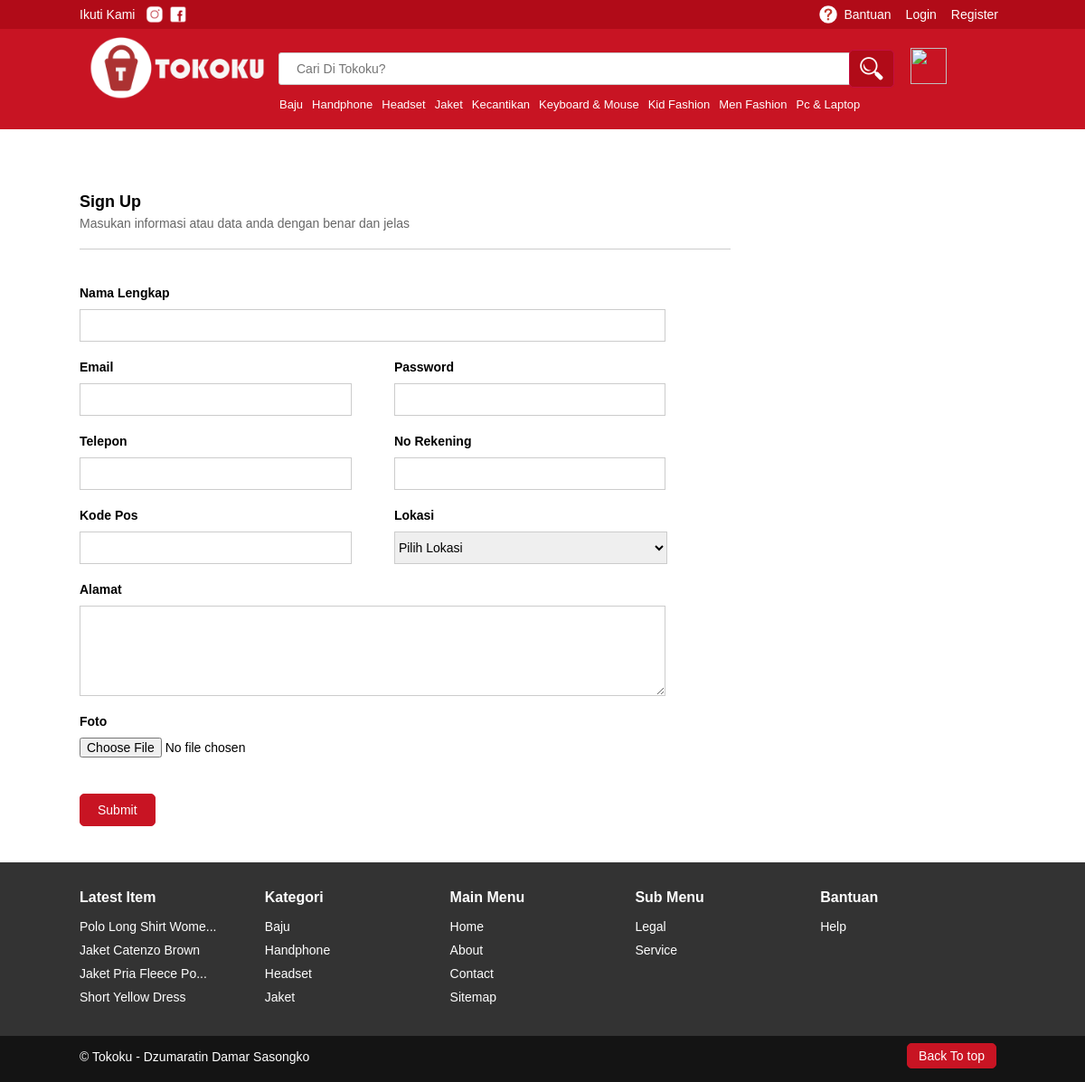
The page /member/sign_up on the database its author committed.
### tables this page shows
CREATE TABLE `kategori` (
  `id_kategori` int(11) NOT NULL,
  `kategori` varchar(250) NOT NULL
);

CREATE TABLE `items` (
  `id_item` int(11) NOT NULL,
  `id_kategori` int(11) NOT NULL,
  `id_lokasi` int(11) NOT NULL,
  `nama_item` varchar(250) NOT NULL,
  `merk` varchar(250) NOT NULL,
  `harga` int(11) NOT NULL,
  `qty` int(11) NOT NULL,
  `diskon` int(11) NOT NULL,
  `deskripsi` varchar(250) NOT NULL,
  `foto` varchar(250) NOT NULL,
  `terjual` int(11) NOT NULL
);

CREATE TABLE `menu` (
  `id_menu` int(11) NOT NULL,
  `judul_menu` varchar(250) NOT NULL,
  `caption` varchar(250) NOT NULL,
  `status` int(11) NOT NULL,
  `konten` text NOT NULL
);

### app/core/Controller.php (called while the page is built, shortened)
<?php
class Controller {
	public function view($view, $data = array()){
		extract($data);
		require_once 'app/views/'.$view.'.php';
	}
}

### app/controllers/member.php (called while the page is built, shortened)
<?php
class Member extends Controller {
	public function sign_up(){
		$data['lokasi'] = $this->db->fetch("SELECT * FROM lokasi ORDER BY lokasi ASC");
		$this->view('sections/head');
		$this->view('pages/sign_up', $data);
		$this->view('sections/footer');
	}
}

### app/core/App.php (called while the page is built, shortened)
<?php
class App {
	public $controller = 'home';
	public $method = 'index';
	public $params = array();
	public function __construct(){
		$url = $this->parseUrl();
		if(file_exists('app/controllers/'.$url[0].'.php')){
			$this->controller = $url[0];
			unset($url[0]);
		} else {
			die('404 PAGE NOT FOUND');
		}
		$this->controller = new $this->controller;
		if(isset($url[1])){
			if(method_exists($this->controller, $url[1])){
				$this->method = $url[1];
			} else {
				$url[2] = $url[1];
				unset($url[1]);
			}
		}
		call_user_func_array(array($this->controller, $this->method), $this->params);
	}
	public function parseUrl(){
		if(isset($_GET['url'])){
			return explode('/', filter_var(rtrim($_GET['url'],'/'), FILTER_SANITIZE_URL));
		} else {
			return array($this->controller, $this->method, 0);
		}
	}
}

### index.php (called while the page is built, shortened)
<?php
$app = new App();

### app/libs/DB.php (called while the page is built, shortened)
<?php
class DB {
	public $pdo;
	public function connect(){
		try {
			$this->pdo = new PDO("mysql:host=".HOST.";dbname=".DBNY, USER, PASS, array(PDO::ATTR_PERSISTENT => TRUE));
			$this->pdo->setAttribute(PDO::ATTR_ERRMODE, PDO::ERRMODE_WARNING);
		}
		catch(PDOException $e){
			die("ERROR : ".$e->getMessage());
		}
	}
	public function fetch($sql, $data = array()){
		$q = $this->pdo->prepare($sql);
		$q->execute($data);
		return $q->fetchAll(PDO::FETCH_ASSOC);
	}
}

### app/views/pages/sign_up.php (the view, shortened to what this page needs)
<div class="container">
 <div class="wrapper pull-left m">
    	<div class="page-title">
        	<h1 style="margin-top: 50px;" > Sign Up</h1>
            <p>Masukan informasi atau data anda dengan benar dan jelas</p>
        </div>
    	<form action="<?= SITE ?>/member/sign_up" method="post" enctype="multipart/form-data" class="form">
        	<label class="block">
            	<b>Nama Lengkap</b>
                <input type="text" name="nama" class="form-control" required="required" maxlength="9"/>
            </label>
        	<label>
            	<b>Email</b>
                <input type="email" name="email" class="form-control" required="required" />
            </label>
        	<label>
            	<b>Password</b>
                <input type="password" name="password" class="form-control" required="required" />
            </label>
        	<label>
            	<b>Telepon</b>
                <input type="number" name="telepon" class="form-control" required="required" />
            </label>
        	<label>
            	<b>No Rekening</b>
                <input type="number" name="no_rekening" class="form-control" required="required" />
            </label>
        	<label>
            	<b>Kode Pos</b>
                <input type="number" name="kode_pos" class="form-control" required="required" />
            </label>
        	<label>
            	<b>Lokasi</b>
                <select name="lokasi" class="form-control">
                	<option value="all">Pilih Lokasi</option>
                </select>
            </label>
        	<label class="block">
            	<b>Alamat</b>
                <textarea name="alamat" class="form-control" required="required" rows="5"></textarea>
            </label>
        	<label class="block">
            	<b>Foto</b>
                <input type="file" name="foto" required="required" />
            </label>
            <label class="block">
	            <button type="submit" name="submit" class="btn btn-large pull-left">Submit</button>
            </label>
        </form>
    </div>
    </div>

### app/views/sections/head.php (shortened to what this page needs)
<html>
<link rel="stylesheet" type="text/css" href="<?= SITE ?>/public/css/style.css">
<body>
<div id="topbar" class="auto dark-red">
	<div class="container">
		<?php
		if(isset($_SESSION[SESS]['admin'])){
		?>
    	<p class="pull-left">Selamat Datang di Admin <b>Tokoku</b></p>
        <?php
		}
		else {
		?>
    	<p class="pull-left" style="color: #fff;margin-right:10px; "> Ikuti Kami </p>
    	<a href="#" >
			<img style="margin-top: 6px;margin-left: 2px;" src="<?= SITE ?>/public/images/ig.png" width="20" />
		</a>
		<a href="#">
			<img style="margin-top: 6px;margin-left: 2px;" src="<?= SITE ?>/public/images/fb.png" width="20" />
		</a>
        <?php
		}
		?>
					<ul class="pull-right">
					<?php
					if(isset($_SESSION[SESS]['member'])){
					?>
					<li><a href="<?= SITE ?>/help" class="pull-left" style="color: #fff">
					<img class="pull-left" style="margin-top: -3px;margin-right: 5px;" src="<?= SITE ?>/public/images/tanya.png" width="20" />
					Bantuan </a> </li>
					<div class="dropdown" style="float: right;">
					<li><a href="#" class="pull-left" style="color: #fff">
					<img class="pull-left" style="margin-top: -3px;margin-right: 5px;" src="<?= SITE ?>/public/images/user_toko.png" width="20" />
					<?= ucwords($_SESSION[SESS]['member']['nama']) ?>
					</a>
					<div class="dropdown-content">
					  	<a href="<?= SITE ?>/member/my_account" >Akun Saya</a>
					  	<a href="<?= SITE ?>/cart/my_cart" >Belanjaan Saya</a>
					  	<a href="<?= SITE ?>/invoice" >Invoice Saya</a>
				    	<a href="<?= SITE ?>/member/logout" >Keluar</a>
				  	</div>   </li>
					</div>
		            <?php
					}
					else {
					?>
					<li><a href="<?= SITE ?>/help" class="pull-left" style="color: #fff">
					<img class="pull-left" style="margin:-2px 7;" src="<?= SITE ?>/public/images/tanya.png" width="20" />
					Bantuan </a> </li>
					<li><a href="<?= SITE ?>/member/login" class="pull-left" style="color: #fff"> Login</a></li>
					<li><a href="<?= SITE ?>/member/sign_up" class="pull-left" style="color: #fff"> Register</a> </li>
					<?php
			}
			?>
			</ul>
	</div>
</div>
<div id="header" class="red auto m">
	<div class="container">
		<?php
		if(isset($_SESSION[SESS]['admin'])){
		?>
    	<a href="<?= SITE ?>/admin" class="pull-left">
	    	<img src="<?= SITE ?>/public/images/toko.png" width="220" />
        </a>
        <?php
		} else {
		?>
	<a href="<?= SITE ?>">
		<img src="<?= SITE ?>/public/images/toko.png" class="logo" width="220" >
	</a>
<?php
		}
		?>
	<div class="pull-right">
<?php
		if(isset($_SESSION[SESS]['member'])){
			if(!isset($_SESSION[SESS]['member']['cart'])){
				$cart = 0;
			} else {
				$cart = count($_SESSION[SESS]['member']['cart']);
			}
		?>
        <a href="<?= SITE ?>/cart/my_cart">
		<img src="<?= SITE ?>/public/images/cart.png" width="40" class="pull-right cart" style="margin: 22px 65px;" />
		</a>
		<b class="b-item" style="margin: 34px -157px;color: #fff;float: right;"><?= $cart ?> Items</b>
        <?php
		}elseif(isset($_SESSION[SESS]['admin'])){
		?>
		<img src="<?= SITE ?>/public/images/cart.png" style="display: none;" width="40" class="pull-right" style="margin: 16px 65px;" />
		<?php
		}else {
		?>
		<a href="<?= SITE ?>/cart/cart_empty">
		<img src="<?= SITE ?>/public/images/cart.png" width="40" class="pull-right cart_empty cart_cart"  />
		</a>
		<?php
		}
		?>
		</div>
<?php
	if(isset($_GET['q'])){
		$q = $_GET['q'];
	} else {
		$q = '';
	}
	if(!isset($_SESSION[SESS]['admin'])){
?>
<?php
	$kategori = $this->db->fetch("SELECT * FROM kategori ORDER BY kategori ASC LIMIT 9");
?>
        	<div id="search pull-left">
    	<form action="<?= SITE ?>/search/" method="get">
        	<input type="text" name="q" class="searchTerm form-control search1" placeholder="Cari Di Tokoku?" value="<?= $q ?>" />
    		<button type="submit" class="searchButton button_sc">
        	<img src="<?= SITE ?>/public/images/search.png" align="center" style="margin-right: 5px;">
    	</button>
        </form>
        <div class="kate">
                	<?php
					foreach($kategori as $li){
						if(strlen($li['kategori']) > 40){
							$show = substr($li['kategori'],0,40)."...";
						} else {
							$show = $li['kategori'];
						}
						echo "<a style='margin-right: 10px;' href='".SITE."/kategori/".$li['id_kategori']."'>".ucwords($show)."</a>";
					}
					?>
    	</div>
        </div>
<?php
	}
	?>
	</div>
	</div>

### app/views/sections/footer.php (shortened to what this page needs)
 <?php
 if(URI1 != 'admin'){
 if(!isset($_SESSION[SESS]['admin'])){
	 $latest_items = $this->db->fetch("SELECT * FROM items ORDER BY id_item DESC LIMIT 4");
	 $kategori = $this->db->fetch("SELECT * FROM kategori ORDER BY kategori ASC LIMIT 4");
	 $main_menu = $this->db->fetch("SELECT * FROM menu WHERE status = 1 ORDER BY judul_menu ASC LIMIT 2");
	 $sub_menu = $this->db->fetch("SELECT * FROM menu WHERE status = 2 ORDER BY judul_menu ASC LIMIT 4");
 ?>
<div id="semi-footer" class="auto">
	<div class="container">
		<div class="f-section">
		<b>Latest Item</b>
			<ul>
				<li>
					<?php
					foreach($latest_items as $li){
						if(strlen($li['nama_item']) > 20){
							$show = substr($li['nama_item'],0,20)."...";
						} else {
							$show = $li['nama_item'];
						}
						echo "<a href='".SITE."/item/".$li['id_item']."'>".ucwords($show)."</a>";
					}
					?>
				</li>
			</ul>
		</div>
		<div class="f-section">
		<b>Kategori</b>
			<ul>
				<li>
					<?php
					foreach($kategori as $k){
						echo "<a href='".SITE."/kategori/".$k['id_kategori']."'>".ucwords($k['kategori'])."</a>";
					}
					?>
				</li>
			</ul>
		</div>
		<div class="f-section">
		<b>Main Menu</b>
			<ul>
				<li>
					<a href="<?= SITE ?>">Home</a>
                    <?php
					foreach($main_menu as $mm){
						echo "<a href='".SITE."/menu_atas/".strtolower($mm['judul_menu'])."'>".ucwords($mm['judul_menu'])."</a>";
					}
					?>
                    <a href="<?= SITE ?>/menu_atas/sitemap">Sitemap</a>
				</li>
			</ul>
		</div>
		<div class="f-section">
		<b>Sub Menu</b>
			<ul>
				<li>
					<?php
					foreach($sub_menu as $sm){
						echo "<a href='".SITE."/menu_atas/".strtolower($sm['judul_menu'])."'>".ucwords($sm['judul_menu'])."</a>";
					}
					?>
				</li>
			</ul>
		</div>
		<div class="f-section">
		<b>Bantuan</b>
			<ul>
				<li>
					<a href="<?= SITE ?>/help" class="pull-left" style="color: #fff">
					Help </a>
				</li>
			</ul>
		</div>
	</div>
</div>
<?php
 }
 } else {
?>
	<div style="height:12px; width:100%;" class="pull-left"></div>
<?php
 }
?>
<div id="footer" class="auto">
<div class="container">
<p class="pull-left">&copy; Tokoku - Dzumaratin Damar Sasongko</p>
<a href="#" class="btn pull-right">Back To top</a>
</div>
</div>

### public/css/style.css (style rules this page uses)
* { margin: 0; padding: 0; font-family: Arial; font-size: 14px; }
html,body { height: 100%; }
a { text-decoration: none; }
ul li { list-style-type: none; }
.dark-red { background: #b10b18; margin: auto; }
.red { background: #c81423; margin: auto; }
.auto { overflow: auto; overflow-x:hidden; }
#topbar { width: 100%; color: #fff; }
#topbar p { margin: 8px 0; }
.container { width: 1024px; margin: auto; }
.pull-left { float: left; }
.pull-right { float: right; }
.wrapper { width:720px; }
#topbar ul li { float: left; }
#topbar ul li a { padding: 8px; transition:0.3s ease; }
#header { width: 100%; }
#header img { margin-bottom: 5px 0; }
.searchTerm { float: left; width: 100%; border: 3px solid #c30f42; padding: 15px; border-radius: 3px; outline: none; color: black; }
.searchButton { float: right; width: 50px; margin: -60px 12%; height: 42px; border: 1px solid #c30f42; background: #b10b18; text-align: center; color: #fff; border-radius: 5px; cursor: pointer; font-size: 20px; }
.form-control { width: 280px; border: 1px solid #ccc; padding: 8px 0; }
input[type=text].form-control { padding: 9px 19px; }
input[type=email].form-control { padding: 9px 19px; }
input[type=password].form-control { padding: 9px 19px; }
input[type=number].form-control { padding: 9px 19px; }
textarea.form-control { padding: 9px 19px; }
.btn { margin-right:10px; ; cursor: pointer; color: #fff; background: #c81423; transition:0.5s ease; border: 1px solid #c81423; border-radius: 5px; padding: 9px 19px; }
#semi-footer { background:#333; width: 100%; color: #fff; padding: 30px 0; }
.f-section { width: 20%; float: left; display: inline-block; }
.f-section b { margin-bottom: 10px; font-size: 16px; display: block; }
.f-section ul li { float: left; }
.f-section ul li a { color: #fff; width: 100%; padding:5px 0; display: block; }
#footer { background: #141414; width: 100%; padding: 15px 0; color: #fff; float: left; }
#footer .btn { margin-top: -7px; padding: 5px 12px; }
.page-title { width: 100%; padding-bottom: 20px; border-bottom: 1px solid #ccc; margin-bottom: 40px; }
.page-title h1 { font-size: 18px; margin-bottom: 5px; }
.page-title p { color: #666; }
.m { margin-bottom: 20px; }
.form label.block { width:100%; }
.form label { width:334px; display:inline-block; margin-right:10px; margin-bottom:20px; }
.form label b { display:block; margin-bottom:10px; }
.form .form-control { width:90%; }
.form select.form-control { width:302px; }
.form .btn { margin-top:20px; }
.cart_empty { padding:9px 0; padding-left:20px; margin-left:20px; color:#fff; }
#header img { margin-left:5px; transition:0.5s ease; }
.kate a { float: left; font-size: 13px; margin: -7px 0 20; color: #fff; }
.kate { margin: 0px 221px; width: 70%; }
.search1 { min-width: 675px; margin: -57px 220px; }
.cart_cart { margin: 12px 65px; }

### rows shown on the page
kategori: kategori "Baju"
kategori: kategori "Handphone"
kategori: kategori "Headset"
kategori: kategori "Jaket"
kategori: kategori "Kecantikan"
kategori: kategori "Keyboard & Mouse"
kategori: kategori "Kid Fashion"
kategori: kategori "Men Fashion"
kategori: kategori "Pc & Laptop"
items: nama_item "Polo Long Shirt Wome..."
items: nama_item "Jaket Catenzo Brown"
items: nama_item "Jaket Pria Fleece Po..."
items: nama_item "Short Yellow Dress"
menu: judul_menu "About"
menu: judul_menu "Contact"
menu: judul_menu "Legal"
menu: judul_menu "Service"
